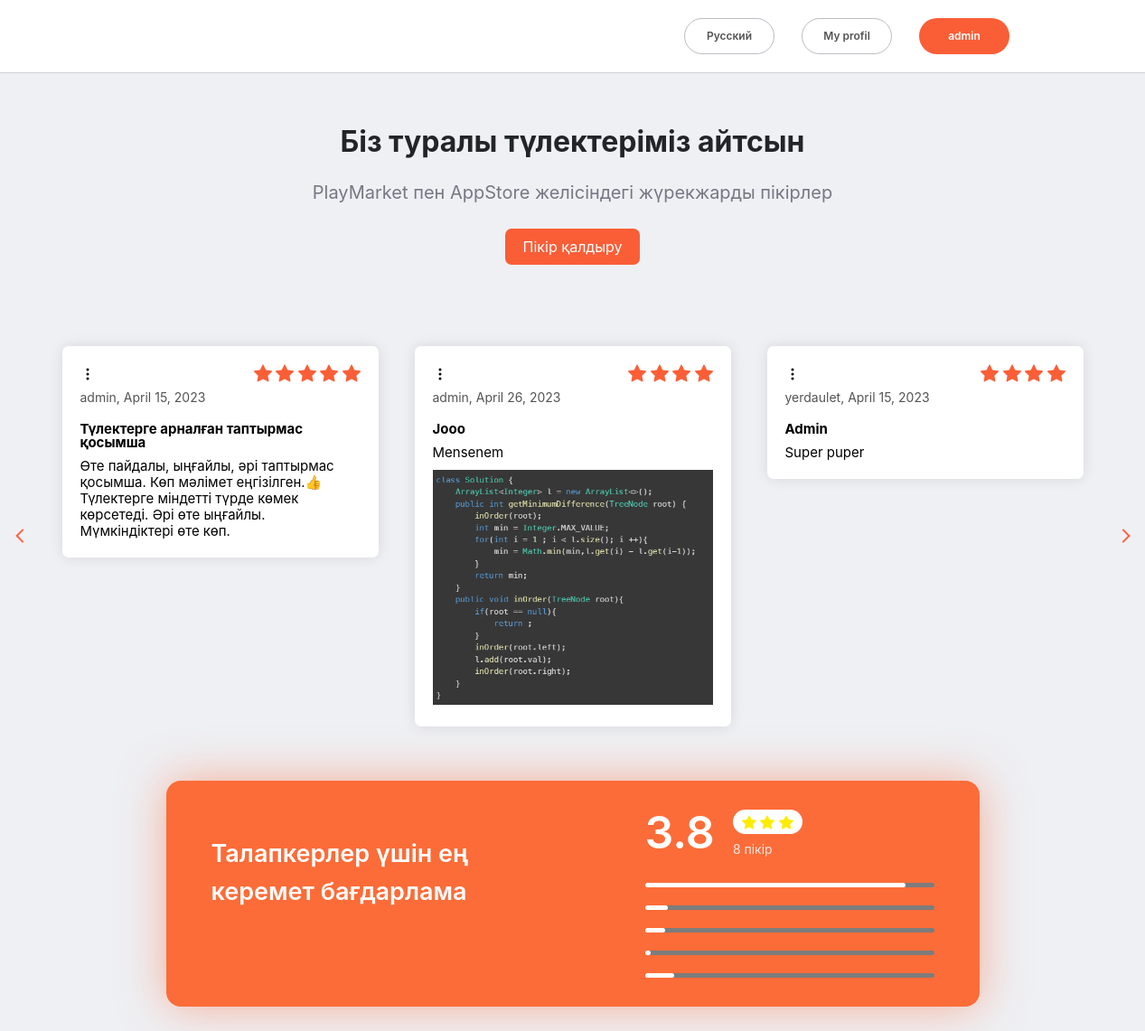
The app's page / (signed in) with its own data.
### main/models.py (models this page shows, shortened)
class Review(models.Model):
    author = models.ForeignKey(User, on_delete=models.SET_NULL, null=True)
    title = models.CharField(max_length=255)
    description = models.TextField()
    rating = models.IntegerField()
    date = models.DateField(auto_now=True)
    img = models.ImageField(null=True, blank=True, upload_to="images/")

### main/views.py (the view)
# urls.py: path('', views.MainPage, name='main'),
def MainPage(request):
    reviews = Review.objects.all()
    count_of_reviews = reviews.count()
    rating = 0
    for review in reviews:
        rating += review.rating
    rating = float(str(round((rating / count_of_reviews), 1)))
    context = {
        'reviews': reviews,
        'rating': rating,
        'count_of_reviews': count_of_reviews
    }
    return render(request, 'main/home.html', context)

### main/templates/main/home.html (shortened to what this page needs)
{% extends 'main/base.html' %}
{% load static %}
{% block content %}
    <div class="section_container">
        <div class="main_section_review_container">
            <div class="title_main_section_review_block">
                <h1>Біз туралы түлектеріміз айтсын</h1>
            </div>
            <div class="additional_main_section_review_block">
                <p>PlayMarket пен AppStore желісіндегі жүрекжарды пікірлер</p>
            </div>
            <a href="{% url 'create' %}" class="create_review">Пікір қалдыру</a>
            <div class="main_reviews_block_section_container">
                <div class="prev_review_button">
                    <i>
                        <svg class="" width="32" height="32" viewBox="0 0 94 94" fill="none" xmlns="http://www.w3.org/2000/svg" style="display: block; transform: rotate(180deg);">
                            <path d="M39 68L60 47L39 26" stroke="black" vector-effect="non-scaling-stroke" style="stroke-width: 2px; stroke: rgb(255, 97, 63);"></path>
                        </svg>
                    </i>
                </div>
                <div class="core_review_block_main">
                    {% for review in reviews %}
                        <div class="review_block_main">
                            <div class="rating_block_main_review">
                                <i class="menu_icon_more">
                                    <svg xmlns="http://www.w3.org/2000/svg" width="16" height="16" fill="#000" class="bi bi-three-dots-vertical" viewBox="0 0 16 16">
                                        <path d="M9.5 13a1.5 1.5 0 1 1-3 0 1.5 1.5 0 0 1 3 0zm0-5a1.5 1.5 0 1 1-3 0 1.5 1.5 0 0 1 3 0zm0-5a1.5 1.5 0 1 1-3 0 1.5 1.5 0 0 1 3 0z"></path>
                                    </svg>
                                </i>
                                {% if review.rating == 5 %}
                                    <i>
                                    </i>
                                {% elif review.rating == 4 %}
                                    <i>
                                    </i>
                                {% endif %}
                            </div>
                            <div class="author_date_block_main_review">
                                <p>{{ review.author.username }}, {{ review.date }}</p>
                            </div>
                            <div class="title_block_main_review">
                                <h1>{{ review.title }}</h1>
                            </div>
                            <div class="description_block_main_review">
                                <p>{{ review.description }}</p>
                            </div>
                            {% if review.img %}
                            <div class="description_block_main_review">
                                <img src="{{ review.img.url }}" alt="Image" width="100%">
                            </div>
                            {% endif %}
                        </div>
                    {% endfor %}
                </div>
                <div class="next_review_button">
                    <i>
                        <svg class="" width="32" height="32" viewBox="0 0 94 94" fill="none" xmlns="http://www.w3.org/2000/svg" style="display: block;">
                            <path d="M39 68L60 47L39 26" stroke="black" vector-effect="non-scaling-stroke" style="stroke-width: 2px; stroke: rgb(255, 97, 63);"></path>
                        </svg>
                    </i>
                </div>
            </div>
            <div class="our_review_rating_container">
                <div class="core_info_block_our_review_rating">
                    <div class="title_core_info_block">
                        <h1>Талапкерлер үшін ең керемет бағдарлама</h1>
                    </div>
                    <div class="download_technology_product_block">
                    </div>
                </div>
                <div class="core_rating_block_our_review">
                    <div class="main_info_core_rating_block">
                        <div class="main_rating_main_info_core_rating">
                            <h1>{{ rating }}</h1>
                        </div>
                        <div class="different_rating_main_info_core_rating">
                            <div class="rating_stars_different_rating">
                                {% if rating >= 5 %}
                                    <i>
                                        <svg xmlns="http://www.w3.org/2000/svg" width="16" height="16" fill="#fdec00" class="bi bi-star-fill" viewBox="0 0 16 16">
                                            <path d="M3.612 15.443c-.386.198-.824-.149-.746-.592l.83-4.73L.173 6.765c-.329-.314-.158-.888.283-.95l4.898-.696L7.538.792c.197-.39.73-.39.927 0l2.184 4.327 4.898.696c.441.062.612.636.282.95l-3.522 3.356.83 4.73c.078.443-.36.79-.746.592L8 13.187l-4.389 2.256z"></path>
                                        </svg>
                                        <svg xmlns="http://www.w3.org/2000/svg" width="16" height="16" fill="#fdec00" class="bi bi-star-fill" viewBox="0 0 16 16">
                                            <path d="M3.612 15.443c-.386.198-.824-.149-.746-.592l.83-4.73L.173 6.765c-.329-.314-.158-.888.283-.95l4.898-.696L7.538.792c.197-.39.73-.39.927 0l2.184 4.327 4.898.696c.441.062.612.636.282.95l-3.522 3.356.83 4.73c.078.443-.36.79-.746.592L8 13.187l-4.389 2.256z"></path>
                                        </svg>
                                        <svg xmlns="http://www.w3.org/2000/svg" width="16" height="16" fill="#fdec00" class="bi bi-star-fill" viewBox="0 0 16 16">
                                            <path d="M3.612 15.443c-.386.198-.824-.149-.746-.592l.83-4.73L.173 6.765c-.329-.314-.158-.888.283-.95l4.898-.696L7.538.792c.197-.39.73-.39.927 0l2.184 4.327 4.898.696c.441.062.612.636.282.95l-3.522 3.356.83 4.73c.078.443-.36.79-.746.592L8 13.187l-4.389 2.256z"></path>
                                        </svg>
                                        <svg xmlns="http://www.w3.org/2000/svg" width="16" height="16" fill="#fdec00" class="bi bi-star-fill" viewBox="0 0 16 16">
                                            <path d="M3.612 15.443c-.386.198-.824-.149-.746-.592l.83-4.73L.173 6.765c-.329-.314-.158-.888.283-.95l4.898-.696L7.538.792c.197-.39.73-.39.927 0l2.184 4.327 4.898.696c.441.062.612.636.282.95l-3.522 3.356.83 4.73c.078.443-.36.79-.746.592L8 13.187l-4.389 2.256z"></path>
                                        </svg>
                                        <svg xmlns="http://www.w3.org/2000/svg" width="16" height="16" fill="#fdec00" class="bi bi-star-fill" viewBox="0 0 16 16">
                                            <path d="M3.612 15.443c-.386.198-.824-.149-.746-.592l.83-4.73L.173 6.765c-.329-.314-.158-.888.283-.95l4.898-.696L7.538.792c.197-.39.73-.39.927 0l2.184 4.327 4.898.696c.441.062.612.636.282.95l-3.522 3.356.83 4.73c.078.443-.36.79-.746.592L8 13.187l-4.389 2.256z"></path>
                                        </svg>
                                    </i>
                                {% elif rating >= 3 and rating < 4 %}
                                    <i>
                                    </i>
                                {% endif %}
                            </div>
                            <div class="count_of_reviews_different_info">
                                <p>{{ count_of_reviews }} пікір</p>
                            </div>
                        </div>
                    </div>
                    <div class="range_value_rating_info_block">
                        <div class="range_value_rating">
                            <div class="first_range_rating_value"></div>
                        </div>
                        <div class="range_value_rating">
                            <div class="second_range_rating_value"></div>
                        </div>
                        <div class="range_value_rating">
                            <div class="third_range_rating_value"></div>
                        </div>
                        <div class="range_value_rating">
                            <div class="fourth_range_rating_value"></div>
                        </div>
                        <div class="range_value_rating">
                            <div class="fifth_range_rating_value"></div>
                        </div>
                    </div>
                </div>
            </div>
        </div>
    </div>
{% endblock %}

### main/templates/main/base.html (shortened to what this page needs)
<!doctype html>
{% load static %}
<html lang="en">
<head>
    <link href="https://cdn.jsdelivr.net/npm/bootstrap@5.3.0-alpha3/dist/css/bootstrap.min.css" rel="stylesheet">
    <link rel="stylesheet" href="{% static 'main/css/style.css' %}">
</head>
<body>
    <header>
        <div class="wrapper">
            <div class="header_container">
                <div class="account_block_header_container">
                    <div class="language_block_account_header">
                        <a href="">Русский</a>
                    </div>
                    <div class="language_block_account_header">
                        <a href="">My profil</a>
                    </div>
                    <div class="login_block_account_header">
                        {% if user.is_authenticated %}
                            <a href="#">{{ user.username }}</a>
                        {% else %}
                            <a href="{% url 'login' %}">Кіру</a>
                        {% endif %}
                    </div>
                </div>
            </div>
        </div>
    </header>
    <main>
        {% block content %}
        {% endblock %}
    </main>
</body>
</html>

### records on screen
Review: rating 5 (drawn), author.username "admin", date "April 15, 2023", title "Түлектерге арналған таптырмас қосымша", description "Өте пайдалы, ыңғайлы, әрі таптырмас қосымша. Көп мәлімет еңгізілген.👍 Түлектерге міндетті түрде көмек көрсетеді. Әрі өте ыңғайлы. Мүмкіндіктері өте көп."
Review: rating 4 (drawn), author.username "admin", date "April 26, 2023", title "Jooo", description "Mensenem", img (picture)
Review: rating 4 (drawn), author.username "yerdaulet", date "April 15, 2023", title "Admin", description "Super puper"

### other values on screen
{{ user.username }} "admin"
{{ rating }} "3.8"
{{ count_of_reviews }} "8"
